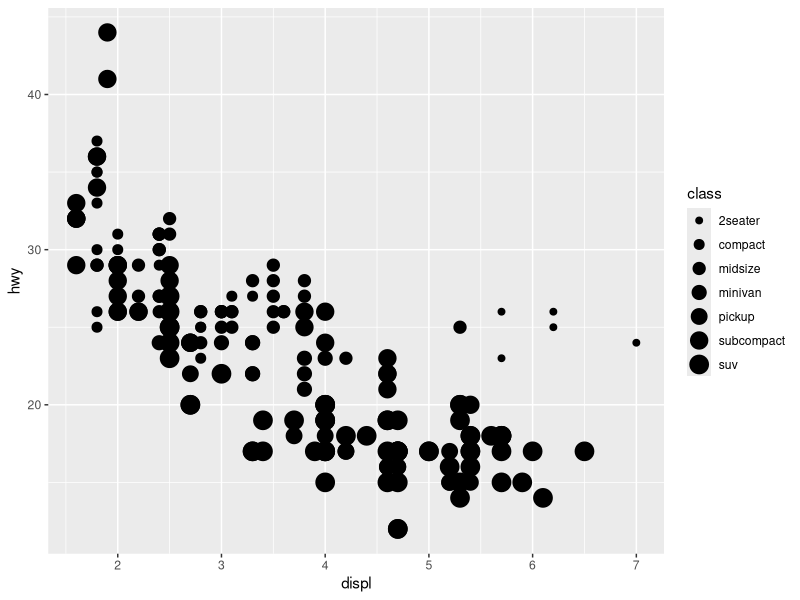
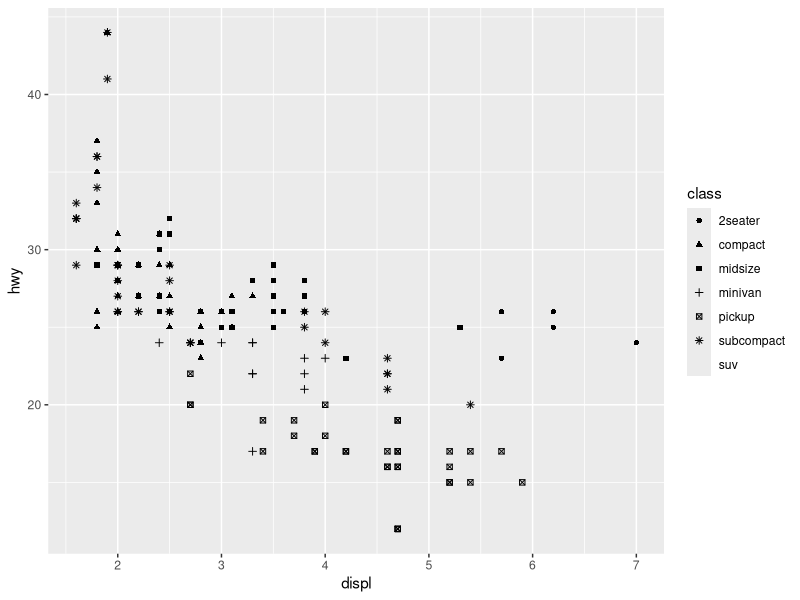
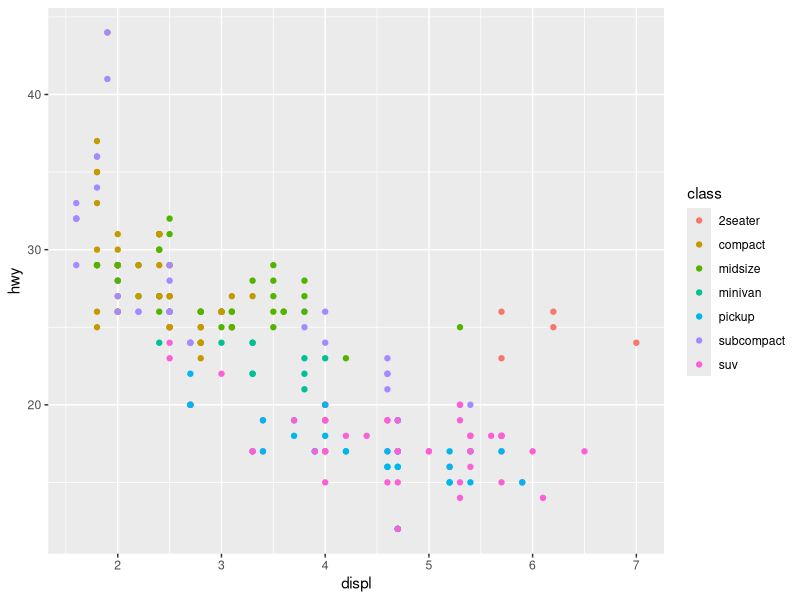
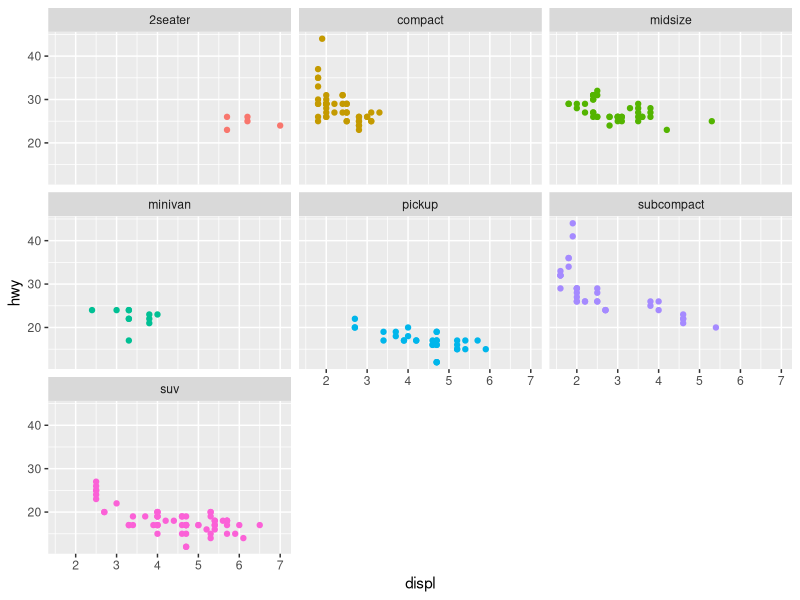
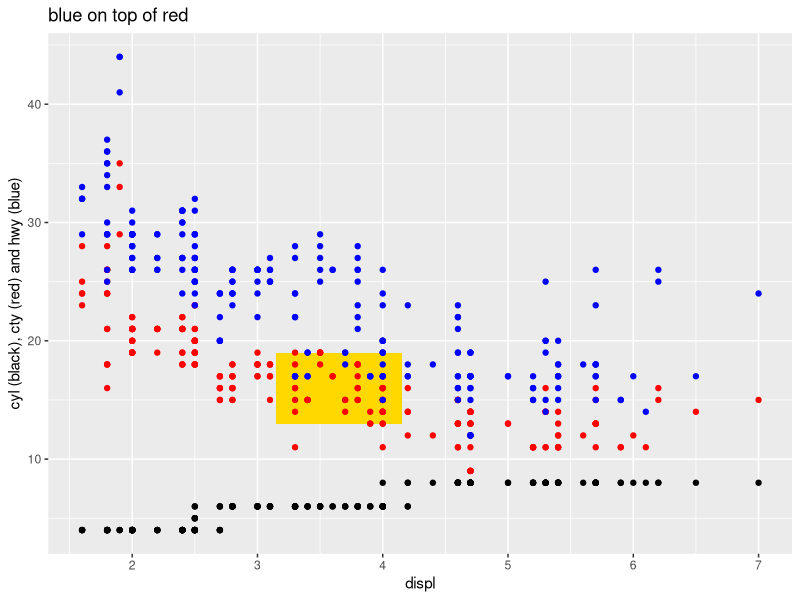
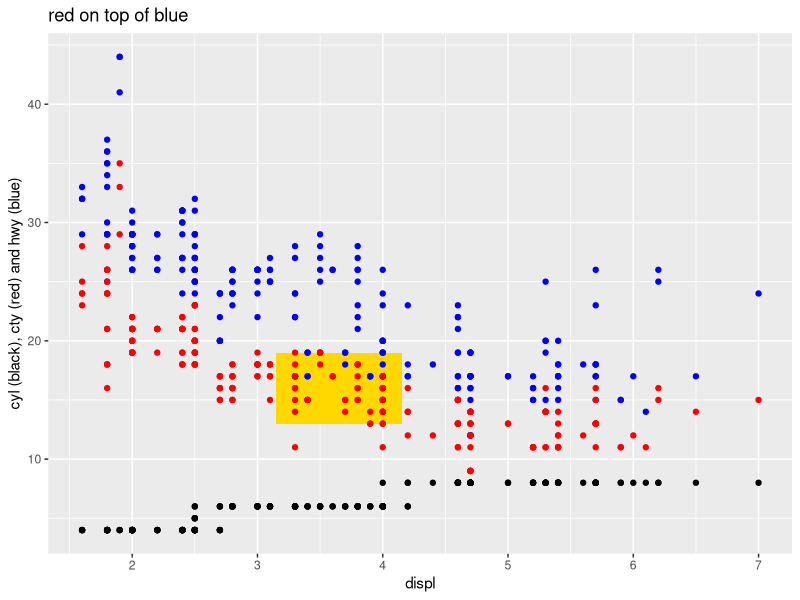
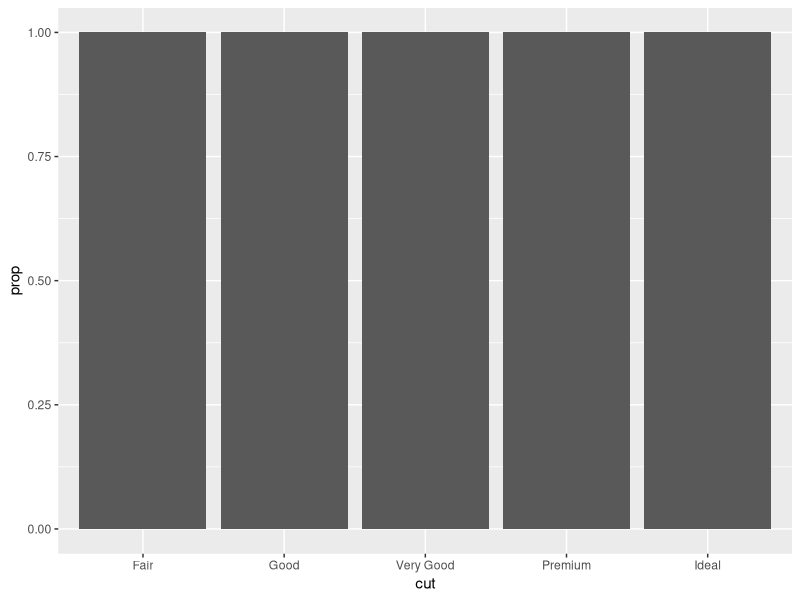
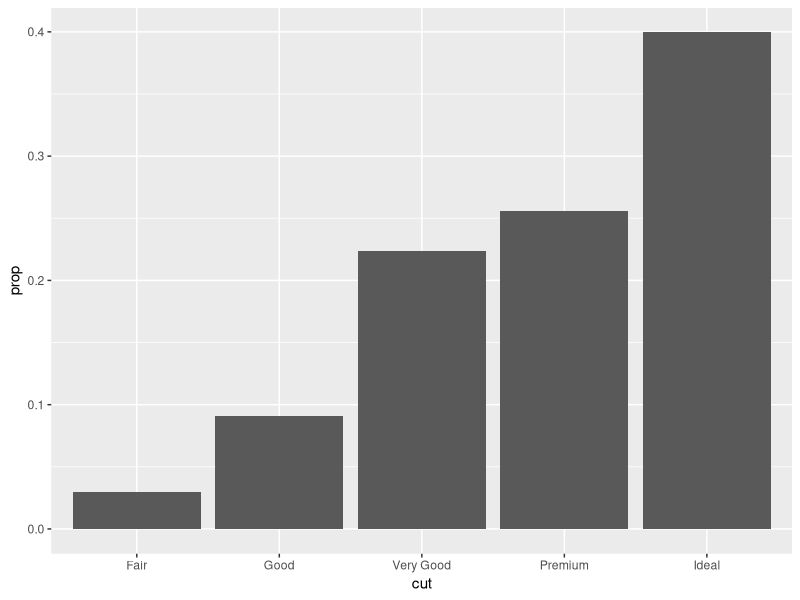

These charts were generated, in order, by the following R code:
## ---- chunk 1
knitr::opts_chunk$set(echo = TRUE, fig.width = 5, fig.height = 3)
## ---- chunk 2
library(tidyverse)
## ---- chunk 3
ggplot(data = mpg) + 
  geom_point(mapping = aes(x = displ, y = hwy, size = class))
## ---- chunk 4
ggplot(data = mpg) + 
  geom_point(mapping = aes(x = displ, y = hwy, shape = class))
## ---- chunk 5
ggplot(data = mpg) + 
  geom_point(mapping = aes(x = displ, y = hwy, color = class))
## ---- chunk 6
ggplot(data = mpg) + 
  geom_point(mapping = aes(x = displ, y = hwy, color = class), show.legend = FALSE) +
  facet_wrap(~class)
## ---- chunk 7
p <- ggplot(data = mpg, mapping = aes(x = displ)) + 
  geom_tile(aes(x = 3.65, y = 16, width = 1, height = 6),
            alpha = 0.5, colour = NA, fill = "gold") +
  geom_point(mapping = aes(y = cyl)) +
  labs(y = "cyl (black), cty (red) and hwy (blue)")
## ---- chunk 8
p + geom_point(mapping = aes(y = cty), colour = "red") +
  geom_point(mapping = aes(y = hwy), colour = "blue") +
  ggtitle("blue on top of red")
## ---- chunk 9
p + geom_point(mapping = aes(y = hwy), colour = "blue") +
  geom_point(mapping = aes(y = cty), colour = "red") +
  ggtitle("red on top of blue")
## ---- chunk 10
ggplot(data = diamonds) + 
  geom_bar(mapping = aes(x = cut, y = ..prop..))
## ---- chunk 11
ggplot(data = diamonds) +
  geom_bar(mapping = aes(x = cut, y = ..prop.., group = 1))
## ---- chunk 12
# Multiple groups with one aesthetic
sample_data <- nlme::Oxboys %>% 
  filter(Subject %in% c(10,19,8,25,22))

h <- ggplot(data = sample_data, 
            mapping = aes(x = age, y = height)) + 
  geom_point(mapping = aes(colour = Subject)) 
h
## ---- chunk 13
# plots a line of best fit for each group
h + geom_smooth(mapping = aes(group = Subject))
## ---- chunk 14
## fits a single line of best fit through all points
h + geom_smooth(mapping = aes(group = 1))
## ---- chunk 15
x <- 3 - 1
x
## ---- chunk 16
2 + 5 -> y
y
